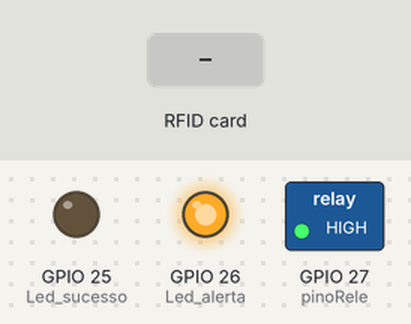
A sketch run on a simulated ESP32. On the bench: switched loads named in the sketch (green lamp = pin HIGH), output pins drawn as LEDs (lit = HIGH). Inputs (shaded band) come from the test bench. What the sketch prints to the serial monitor is not drawn.

Above: at 1.2 s.
1.3 s: RFID card 92 29 86 B5 held to the reader
At 4.1 s:
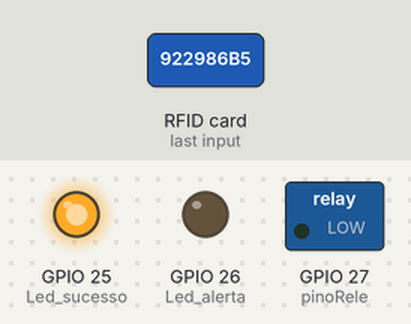
4.3 s: RFID card 93 5E EE E2 held to the reader
7.3 s: RFID card 5E 7A 19 C4 held to the reader
At 9.7 s:
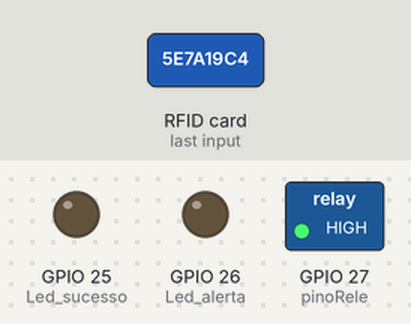
Timing chart, 0 to 11.3 s (numbered marks = the images above; inputs shaded):
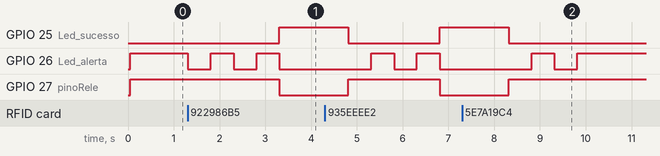

Measured:
- after the input at 1.3 s, GPIO 25 (Led_sucesso): LOW → HIGH after 2.0 s; GPIO 26 (Led_alerta): alternates HIGH for 0.50 s and LOW for 0.50 s, starting at once; GPIO 27 (pinoRele): HIGH → LOW after 2.0 s
- after the input at 7.3 s, GPIO 26 (Led_alerta): LOW → HIGH after 1.5 s instead of 1.0 s

The sketch:

Projeto_RFID_.ino
```cpp
#include <SPI.h>
#include <MFRC522.h>

#define SS_PIN 21
#define RST_PIN 35
#define Led_alerta 26
#define Led_sucesso 25
#define pinoRele 27
MFRC522 mfrc522(SS_PIN, RST_PIN);   // Cria instância com MFRC522


// --- Variáveis Globais ---
char st[20];


// --- Configurações Iniciais ---
void setup()
{
  Serial.begin(115200);   // Inicia comunicação Serial em 9600 baud rate
  SPI.begin();          // Inicia comunicação SPI bus
  mfrc522.PCD_Init();   // Inicia MFRC522
  pinMode(Led_sucesso, OUTPUT);
  pinMode(Led_alerta, OUTPUT);
  pinMode(pinoRele, OUTPUT);
  digitalWrite(Led_sucesso, LOW);
  digitalWrite(Led_alerta, HIGH);
  digitalWrite(pinoRele, HIGH);
  Serial.println("Aproxime o seu cartao do leitor...");
  Serial.println();
}

void loop()
{
  // Verifica novos cartões
  if ( ! mfrc522.PICC_IsNewCardPresent())
  {
    return;
  }
  // Seleciona um dos cartões
  if ( ! mfrc522.PICC_ReadCardSerial())
  {
    return;
  }

  // Mostra UID na serial
  Serial.print("UID da tag :");
  String conteudo= "";
  byte letra;
  for (byte i = 0; i < mfrc522.uid.size; i++)
  {
     Serial.print(mfrc522.uid.uidByte[i] < 0x10 ? " 0" : " ");
     Serial.print(mfrc522.uid.uidByte[i], HEX);
     conteudo.concat(String(mfrc522.uid.uidByte[i] < 0x10 ? " 0" : " "));
     conteudo.concat(String(mfrc522.uid.uidByte[i], HEX));
  }
  Serial.println();
  Serial.print("Mensagem : ");
  conteudo.toUpperCase();

  if (conteudo.substring(1) == "92 29 86 B5")
  {
    digitalWrite(Led_alerta, LOW);
    delay(500);
    digitalWrite(Led_alerta, HIGH);
    delay(500);
    digitalWrite(Led_alerta, LOW);
    delay(500);
    digitalWrite(Led_alerta, HIGH);
    delay(500);
    digitalWrite(Led_alerta, LOW);
    digitalWrite(Led_sucesso, HIGH);
    Serial.println("Acesso Liberado!");
    digitalWrite(pinoRele, LOW);
    delay(1500);
    digitalWrite(pinoRele, HIGH);
    Serial.println();
  }
  else if (conteudo.substring(1) == "93 5E EE E2")
  {
    digitalWrite(Led_alerta, LOW);
    delay(500);
    digitalWrite(Led_alerta, HIGH);
    delay(500);
    digitalWrite(Led_alerta, LOW);
    delay(500);
    digitalWrite(Led_alerta, HIGH);
    delay(500);
    digitalWrite(Led_alerta, LOW);
    digitalWrite(Led_sucesso, HIGH);
    Serial.println("Acesso Liberado!");
    digitalWrite(pinoRele, LOW);
    Serial.println(digitalRead(pinoRele));
    delay(1500);
    digitalWrite(pinoRele, HIGH);
    Serial.println();
  }
  else
  {
    digitalWrite(Led_alerta, LOW);
    delay(500);
    digitalWrite(Led_alerta, HIGH);
    delay(500);
    digitalWrite(Led_alerta, LOW);
    delay(500);
    Serial.println("Acesso Negado");
    Serial.println();
  }
  digitalWrite(Led_sucesso, LOW);
  digitalWrite(Led_alerta, HIGH);

}
```
